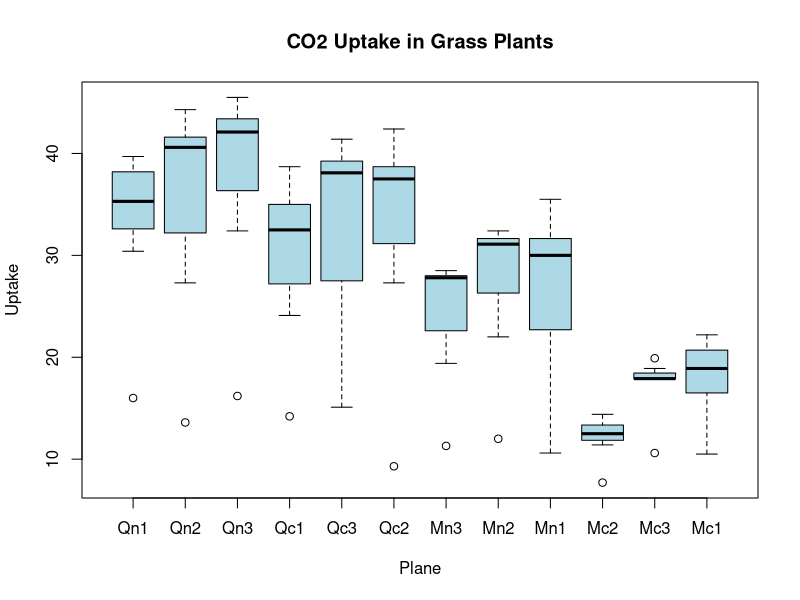
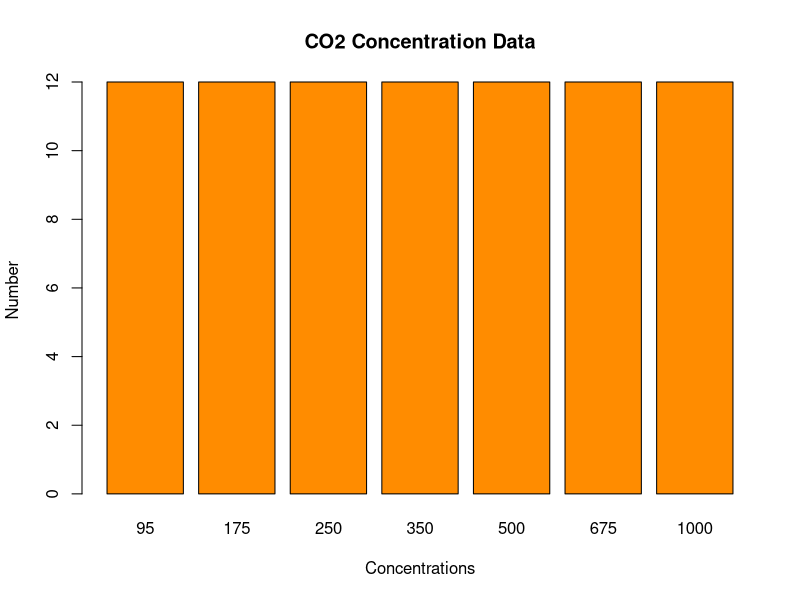
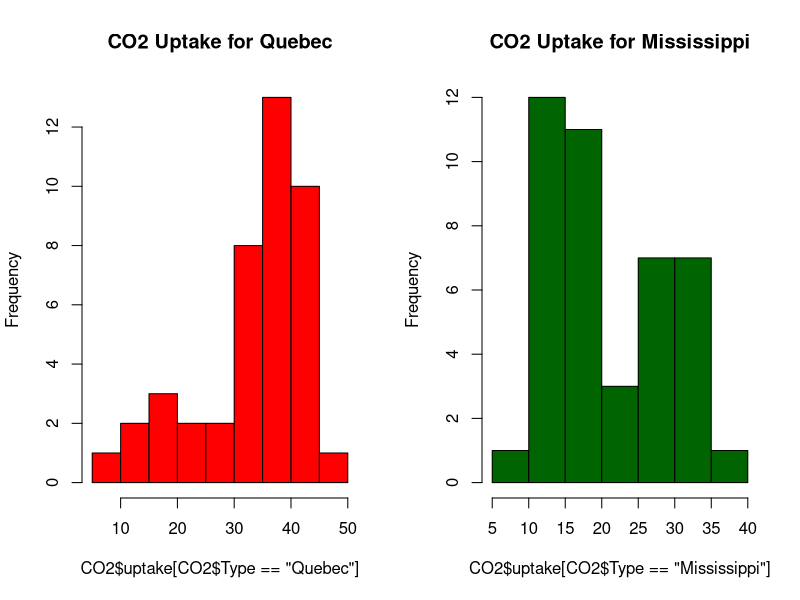

Reproduce these figures in R, in order.
# 4. Write the line of code that gives you R help on the CO2 data frame.
?CO2

# 5. Write the line of code that displays the first 6 rows of data in
# the CO2 data frame.
head(CO2)

# 6. Write the line of code that uses the plot function with the CO2
# data frame to generate the box plot illustrated below.
plot(CO2$Plant, CO2$uptake,
    main = "CO2 Uptake in Grass Plants",
    xlab = "Plane",
    ylab = "Uptake",
    col = "lightblue")

# 7. Write the line of code that creates a table for the conc variable
# in the CO2 data frame and stores the table in an object named concentrations.
concentrations <- table(CO2$conc)

# 8. Write the line of code that uses the barplot function with the
# concentrations object to generate the bar chart illustrated below.
barplot(concentrations,
    col = "darkorange",
    xlab = "Concentrations",
    ylab = "Number",
    main = "CO2 Concentration Data")

# 9. Write the line of code that clears the concentrations object from the
# global environment.
rm(list = ls())

# 10.Write the line of code that changes the default graphic parameters so
# that plots are grouped in 1 row and 2 columns.
par(mfrow = c(1, 2))

# 11.Write the lines of code that use the hist function with the CO2 data
# frame to generate the histograms illustrated below.
hist(CO2$uptake[CO2$Type == "Quebec"],
    col = "red",
    ylab = "Frequency",
    main = "CO2 Uptake for Quebec")

hist(CO2$uptake[CO2$Type == "Mississippi"],
    col = "darkgreen",
    ylab = "Frequency",
    main = "CO2 Uptake for Mississippi")

# 12.Write the line of code that restores the default graphic parameters so
# that plots are no longer grouped in 1 row and 2 columns.
par(mfrow = c(1, 1))

# 13.Write the line of code that uses the summary function with the CO2 data
# frame to generate the following statistical information of the uptake
# variable for the Mississippi type tree.
summary(CO2$uptake[CO2$Type == "Mississippi"])

# 14.Write the line of code that uses the summary function with the CO2 data
# frame to generate the following statistical information of the uptake
# variable for the Quebec type tree.
summary(CO2$uptake[CO2$Type == "Quebec"])
